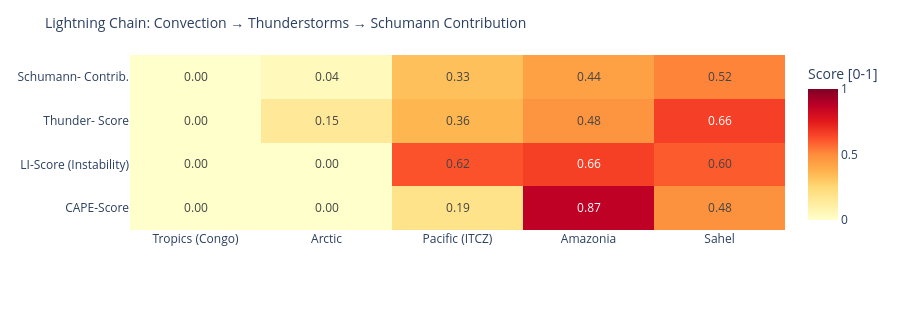

The cell this chart's notebook holds for it:
### Code cell
# ============================================================
# LIGHTNING CHAIN: Convection → Thunderstorms → Schumann
# Shows the causal chain per measurement point as heatmap
# ============================================================

def cape_score(v):
    """CAPE → normalized score [0,1]"""
    if v is None or pd.isna(v): return 0.0
    return min(1.0, float(v) / 3000)

def li_score(v):
    """Lifted Index: negative = unstable → score [0,1]"""
    if v is None or pd.isna(v): return 0.3
    return min(1.0, max(0.0, (-float(v) + 6) / 12))

def cloud_score(v):
    if v is None or pd.isna(v): return 0.3
    return float(v) / 100

def thunder_score(row):
    """Kombinierter Gewitterwahrscheinlichkeits-Score
    CAPE + LI + Bedeckung + WMO-Gewitter + konvektiver Niederschlag (showers)
    Hinweis: X-Ray und Kp sind kein Bestandteil – nur geomagn./solarer Kontext.
    """
    cs = cape_score(row.get('cape'))
    ls = li_score(row.get('li'))
    cl = cloud_score(row.get('cloud'))
    t  = 1.0 if row.get('thunderstorm') else 0.0
    # Convective precipitation (showers) as additional indicator
    sh = min(1.0, (row.get('showers') or 0) / 5.0)
    return round(cs * 0.30 + ls * 0.25 + cl * 0.15 + t * 0.20 + sh * 0.10, 3)

def schumann_contribution(t_score, lat):
    """Schumann contribution: higher in tropics (±30°), scaled by thunderstorm score"""
    lat_weight = max(0.3, 1.0 - abs(lat) / 60)
    return round(t_score * lat_weight, 3)

df_atm['cape_score']   = df_atm.apply(lambda r: cape_score(r['cape']), axis=1)
df_atm['li_score']     = df_atm.apply(lambda r: li_score(r['li']),    axis=1)
df_atm['thunder_score']= df_atm.apply(lambda r: thunder_score(r.to_dict()), axis=1)
df_atm['schumann_contribution'] = df_atm.apply(
    lambda r: schumann_contribution(r['thunder_score'], r['lat']), axis=1)

metrics = ['cape_score', 'li_score', 'thunder_score', 'schumann_contribution']
labels  = ['CAPE-Score', 'LI-Score\n(Instability)', 'Thunder-\nScore', 'Schumann-\nContrib.']
z_data  = [df_atm[m].tolist() for m in metrics]

fig = go.Figure(go.Heatmap(
    z=z_data,
    x=df_atm['point'].tolist(),
    y=labels,
    colorscale='YlOrRd',
    zmin=0, zmax=1,
    text=[[f'{v:.2f}' for v in row] for row in z_data],
    texttemplate='%{text}', textfont=dict(size=12),
    colorbar=dict(title='Score [0-1]')
))
fig.update_layout(
    title=dict(text='Lightning Chain: Convection → Thunderstorms → Schumann Contribution', font=dict(size=14)),
    height=310,
    plot_bgcolor='rgba(0,0,0,0)', paper_bgcolor='rgba(0,0,0,0)',
    margin=dict(l=130, r=80, t=55, b=80)
)
fig.show()

### Figure 1 — Plotly figure (JSON) as saved in the notebook; plotly's stock layout.template omitted (floating-point values rounded to 4 significant figures)
{"data": [{"colorbar": {"title": {"text": "Score [0-1]"}}, "colorscale": [[0.0, "rgb(255,255,204)"], [0.125, "rgb(255,237,160)"], [0.25, "rgb(254,217,118)"], [0.375, "rgb(254,178,76)"], [0.5, "rgb(253,141,60)"], [0.625, "rgb(252,78,42)"], [0.75, "rgb(227,26,28)"], [0.875, "rgb(189,0,38)"], [1.0, "rgb(128,0,38)"]], "text": [["0.00", "0.00", "0.19", "0.87", "0.48"], ["0.00", "0.00", "0.62", "0.66", "0.60"], ["0.00", "0.15", "0.36", "0.48", "0.66"], ["0.00", "0.04", "0.33", "0.44", "0.52"]], "textfont": {"size": 12}, "texttemplate": "%{text}", "type": "heatmap", "x": ["Tropics (Congo)", "Arctic", "Pacific (ITCZ)", "Amazonia", "Sahel"], "y": ["CAPE-Score", "LI-Score\n(Instability)", "Thunder-\nScore", "Schumann-\nContrib."], "z": [[0.0, 0.0, 0.19, 0.87, 0.4833], [0.0, 0.0, 0.6167, 0.6583, 0.6], [0.003, 0.15, 0.361, 0.477, 0.661], [0.003, 0.045, 0.331, 0.437, 0.518]], "zmax": 1, "zmin": 0}], "layout": {"height": 310, "margin": {"b": 80, "l": 130, "r": 80, "t": 55}, "paper_bgcolor": "rgba(0,0,0,0)", "plot_bgcolor": "rgba(0,0,0,0)", "title": {"font": {"size": 14}, "text": "Lightning Chain: Convection → Thunderstorms → Schumann Contribution"}}}
